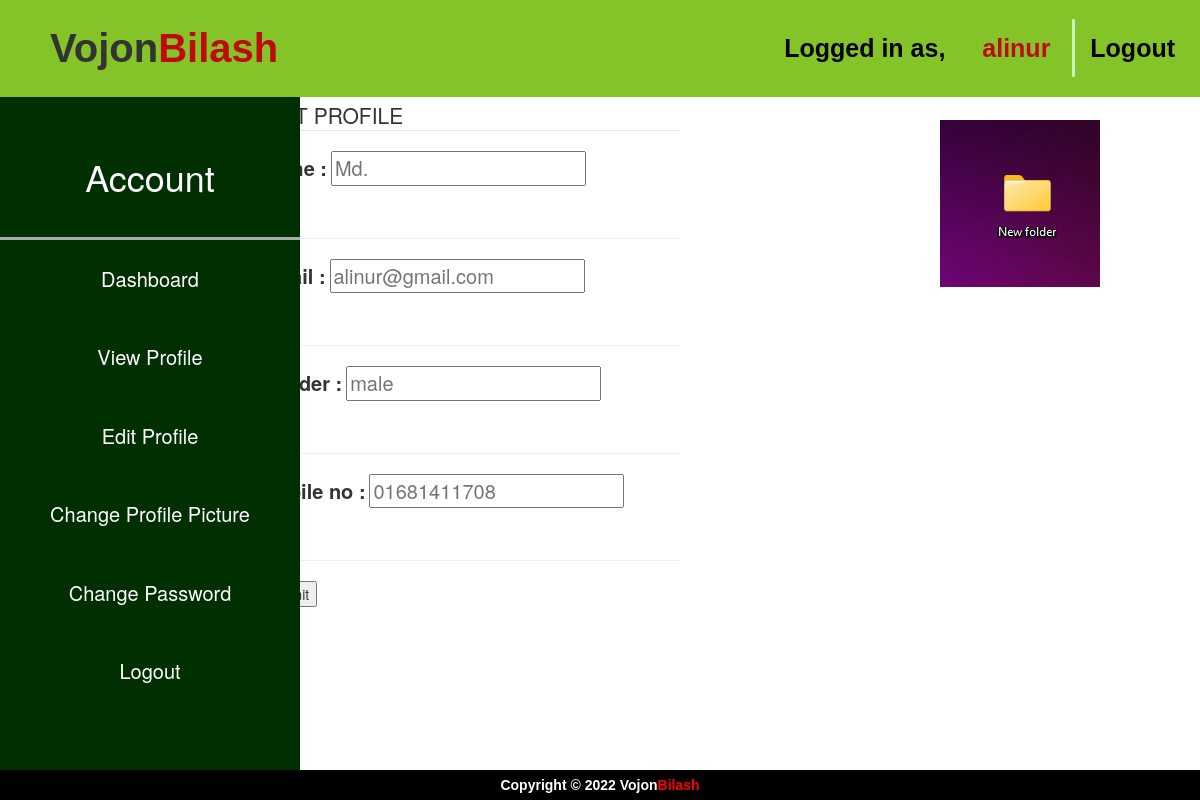
The app's page /View/EditProfile.php (signed in) with its own data.
### tables this page shows
CREATE TABLE `users` (
  `ID` int(10) NOT NULL,
  `name` varchar(30) NOT NULL,
  `email` varchar(30) NOT NULL,
  `user` varchar(30) NOT NULL,
  `pass` varchar(21) NOT NULL,
  `gender` varchar(11) NOT NULL,
  `mobile` varchar(11) NOT NULL
);

### Model/model.php (called while the page is built, shortened)
<?php
function showAllUser()
{
	$conn = db_conn();
    $selectQuery = 'SELECT * FROM `users`';
    try
    {
        $stmt = $conn->query($selectQuery);
    }
    catch(PDOException $e)
    {
        echo $e->getMessage();
    }
    $rows = $stmt->fetchAll(PDO::FETCH_ASSOC);
    return $rows;
}
?>

### Controller/EditProfileCheck.php (called while the page is built, shortened)
<?php
require_once '../Model/model.php';
$AllUser = showAllUser();
foreach($AllUser as $user)
{
    if($user["user"]==$_SESSION["user"])
    {
        $name = $user['name'];
        $email = $user['email'];
        $gender = $user['gender'];
        $mobile = $user['mobile'];
        break;
    }
    else
    {
        $fileErr = "<label class='text-danger'>Can not find Data</label>";
    }
}
?>

### View/EditProfile.php (the view, shortened to what this page needs)
<?php
    include 'Header Footer Login Dashboard.php';
    include '../Controller/EditProfileCheck.php';
?>
<html>
<head>
    <link rel="stylesheet" href="https://maxcdn.bootstrapcdn.com/bootstrap/3.3.6/css/bootstrap.min.css" />
</head>
<body>
    <div class="center" >
        <div class="container" style="width: 450px;">
            <br><br><br><br><br>
            <form name="eidtProfileForm" action="<?php echo $_SERVER['PHP_SELF'] ?>" method="post" onsubmit="return validateEditProfile()">
                <fieldset>
                <legend>EDIT PROFILE</legend>
                <label>Name :</label>
                <input type="text" name="name" class="credentials"<?php echo " placeholder=".$name?>><p style="color:red" id="nameErr"></p>
                <br><hr>
                <label>Email  :</label>
                <input type="text" name="email" class="credentials"<?php echo " placeholder=".$email?>><p style="color:red" id="emailErr"></p>
                <br><hr>
                <label>Gender :</label>
                <input type="text" name="gender" class="credentials" <?php echo " placeholder=".$gender?>><p style="color:red" id="genderErr"></p>
                <br><hr>
                <label>Mobile no :</label>
                <input type="text" name="mobile" class="credentials" <?php echo "placeholder=".$mobile?>><p style="color:red" id="mobileErr"></p>
                <br><hr>
                <input type="submit" name="editProfile" value="submit"><br>
            </form>
        </div>
        <div class="pic">
        <br><br><br><br><br><br>
        </div>
    </div>
</body>
</html>

### View/EditProfile.php (style rules this page uses)
label { font-size: 20px; }
.credentials { font-size: 20px; }
.center { width: 100%; display: flex; justify-content: center; }
.pic { padding-right: 100px; }

### records on screen
users: email "alinur@gmail.com", gender "male", mobile "01681411708"

### other values on screen
$_SESSION['user'] "alinur"
